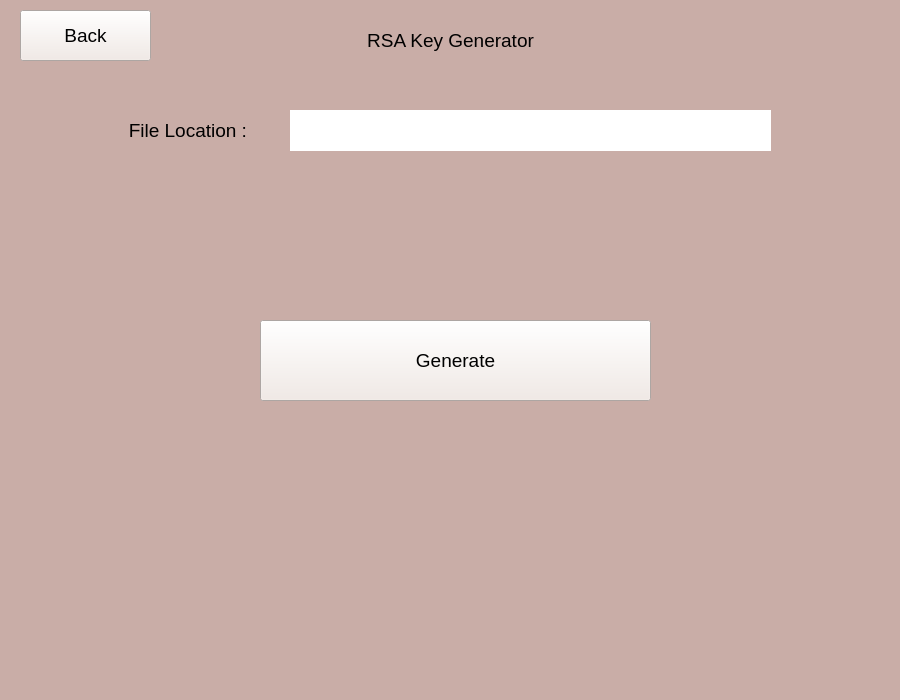
<?xml version="1.0" encoding="UTF-8"?>
<ui version="4.0">
 <class>MainWindow</class>
 <widget class="QMainWindow" name="MainWindow">
  <property name="geometry">
   <rect>
    <x>0</x>
    <y>0</y>
    <width>900</width>
    <height>700</height>
   </rect>
  </property>
  <property name="windowTitle">
   <string>MainWindow</string>
  </property>
  <property name="styleSheet">
   <string notr="true">background-color: rgb(201, 173, 167);</string>
  </property>
  <widget class="QWidget" name="centralwidget">
   <widget class="QPushButton" name="generateRSA">
    <property name="geometry">
     <rect>
      <x>260</x>
      <y>320</y>
      <width>391</width>
      <height>81</height>
     </rect>
    </property>
    <property name="font">
     <font>
      <pointsize>14</pointsize>
     </font>
    </property>
    <property name="styleSheet">
     <string notr="true">background-color: rgb(242, 233, 228);</string>
    </property>
    <property name="text">
     <string>Generate</string>
    </property>
   </widget>
   <widget class="QLabel" name="label">
    <property name="geometry">
     <rect>
      <x>270</x>
      <y>20</y>
      <width>361</width>
      <height>41</height>
     </rect>
    </property>
    <property name="font">
     <font>
      <pointsize>14</pointsize>
     </font>
    </property>
    <property name="text">
     <string>RSA Key Generator</string>
    </property>
    <property name="alignment">
     <set>Qt::AlignCenter</set>
    </property>
    <property name="wordWrap">
     <bool>true</bool>
    </property>
   </widget>
   <widget class="QLabel" name="label_2">
    <property name="geometry">
     <rect>
      <x>10</x>
      <y>110</y>
      <width>361</width>
      <height>41</height>
     </rect>
    </property>
    <property name="font">
     <font>
      <pointsize>14</pointsize>
     </font>
    </property>
    <property name="text">
     <string>File Location : </string>
    </property>
    <property name="alignment">
     <set>Qt::AlignCenter</set>
    </property>
    <property name="wordWrap">
     <bool>true</bool>
    </property>
   </widget>
   <widget class="QLineEdit" name="lineEdit">
    <property name="geometry">
     <rect>
      <x>290</x>
      <y>110</y>
      <width>481</width>
      <height>41</height>
     </rect>
    </property>
    <property name="font">
     <font>
      <pointsize>14</pointsize>
      <kerning>true</kerning>
     </font>
    </property>
    <property name="styleSheet">
     <string notr="true">background-color: rgb(255, 255, 255);</string>
    </property>
    <property name="frame">
     <bool>false</bool>
    </property>
   </widget>
   <widget class="QLabel" name="label_3">
    <property name="geometry">
     <rect>
      <x>240</x>
      <y>220</y>
      <width>441</width>
      <height>41</height>
     </rect>
    </property>
    <property name="font">
     <font>
      <pointsize>14</pointsize>
     </font>
    </property>
    <property name="text">
     <string/>
    </property>
    <property name="alignment">
     <set>Qt::AlignCenter</set>
    </property>
    <property name="wordWrap">
     <bool>true</bool>
    </property>
   </widget>
   <widget class="QPushButton" name="backButton">
    <property name="geometry">
     <rect>
      <x>20</x>
      <y>10</y>
      <width>131</width>
      <height>51</height>
     </rect>
    </property>
    <property name="font">
     <font>
      <pointsize>14</pointsize>
     </font>
    </property>
    <property name="styleSheet">
     <string notr="true">background-color: rgb(242, 233, 228);</string>
    </property>
    <property name="text">
     <string>Back</string>
    </property>
   </widget>
  </widget>
  <widget class="QStatusBar" name="statusbar"/>
 </widget>
 <resources/>
 <connections/>
</ui>
